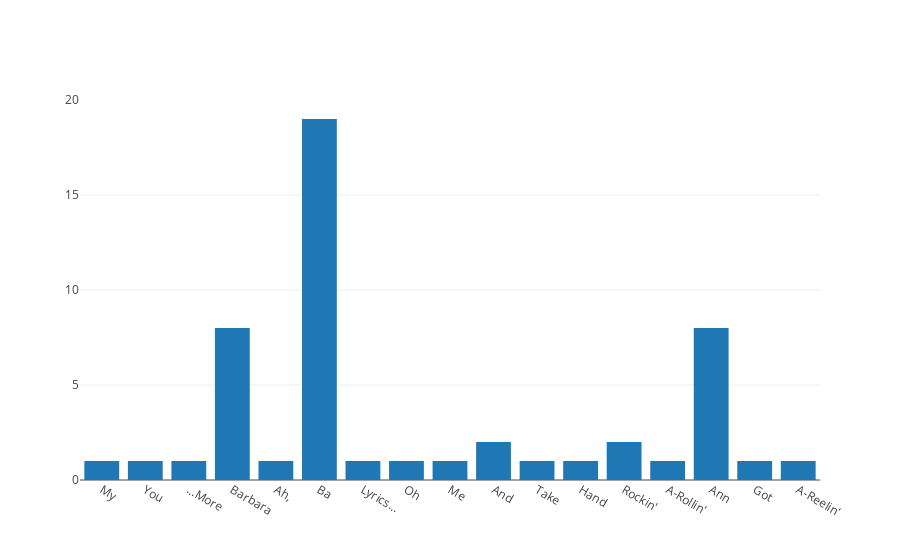

Here is the notebook cell this chart was saved with:
### Code cell
import plotly
from plotly.offline import iplot, init_notebook_mode
from plotly import tools
import plotly.graph_objs as go
init_notebook_mode(connected=True)
 
trace = {'type': 'bar', 'x': list(unique_words), 'y': list(word_histogram.values())}
 
plotly.offline.iplot({'data': [trace]})

### Figure 1 — Plotly figure (JSON) as saved in the notebook; plotly's stock layout.template omitted (floating-point values rounded to 4 significant figures)
{"data": [{"type": "bar", "uid": "cf3af096-2de1-4b14-8813-9d4442bb9be8", "x": ["My", "You", "...More", "Barbara", "Ah,", "Ba", "Lyrics...", "Oh", "Me", "And", "Take", "Hand", "Rockin'", "A-Rollin'", "Ann", "Got", "A-Reelin'"], "y": [1, 1, 1, 8, 1, 19, 1, 1, 1, 2, 1, 1, 2, 1, 8, 1, 1]}], "layout": {}}
